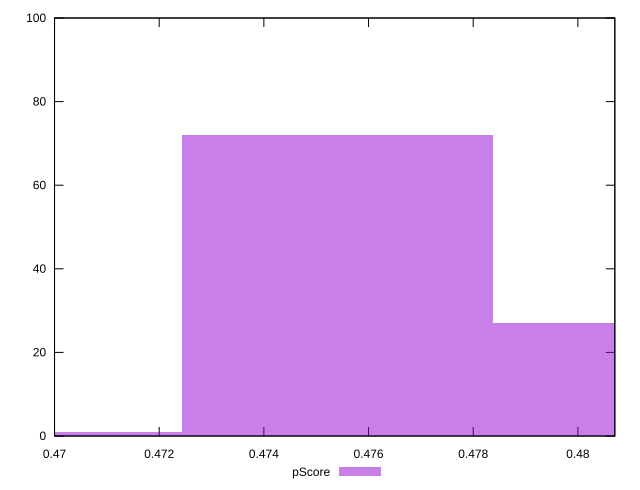

The gnuplot source for this figure:
reset

$pScore <<EOF
0.4694628178298415 1
0.4754053851441433 72
0.4813479524584451 27
EOF

set key outside below
set boxwidth 0.005942567314301791
set xrange [0.47:0.4807058823529412]
set yrange [0:100]
set trange [0:100]
set style fill transparent solid 0.5 noborder
set terminal svg size 640, 490 enhanced background rgb 'white'
set output "reprap/render-blocking-resources/samples/pages+cached/pScore/histogram.svg"

plot $pScore title "pScore" with boxes

reset
